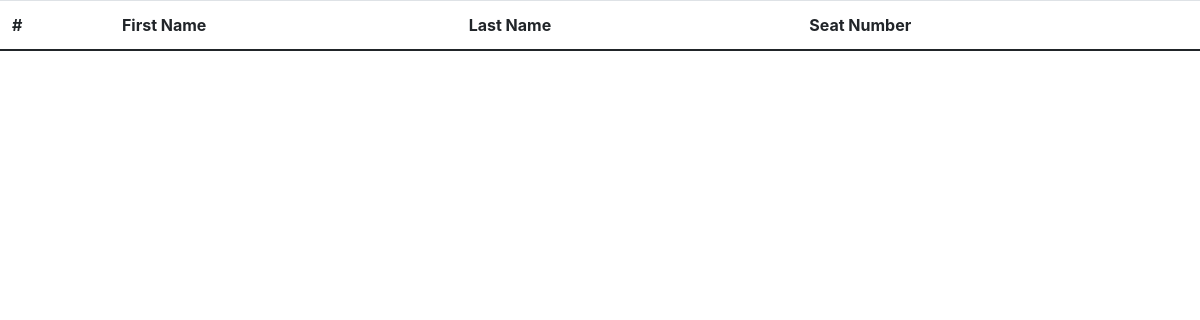
The page /ticket/list on the database as committed earlier.
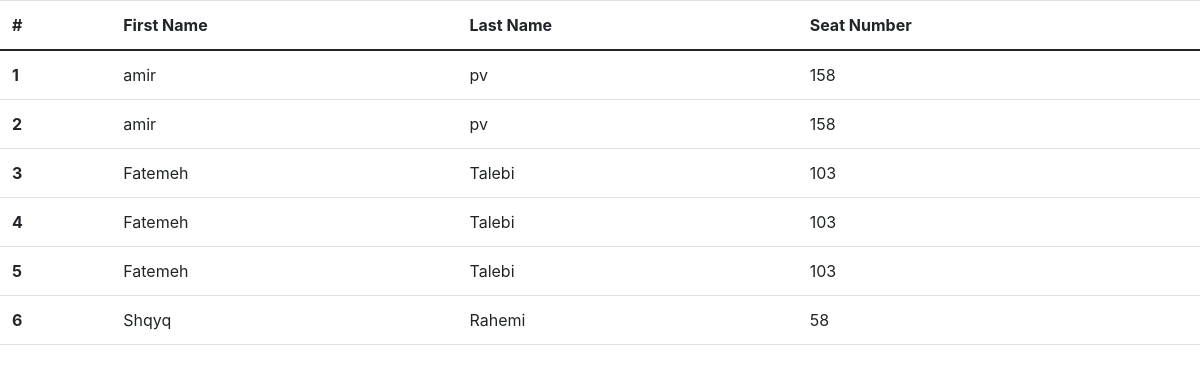
The same page on the database as committed later.
### ticket_app/models.py (models this page shows, shortened)
class Ticket(models.Model):
    fname = models.CharField(max_length=30)
    lname = models.CharField(max_length=50)
    snumber = models.IntegerField(null=True)

### ticket_app/views.py (the view)
# urls.py: path("list", views.ticket_list),
def ticket_list(request):
    tickets = Ticket.objects.all()
    return render(request, "ticket_app/ticket_list.html", context={"tickets": tickets})

### ticket_app/templates/ticket_app/ticket_list.html (shortened to what this page needs)
<!DOCTYPE html>
<html lang="en">
<head>
    <link href="https://cdn.jsdelivr.net/npm/bootstrap@5.0.2/dist/css/bootstrap.min.css" rel="stylesheet">
    <link rel="stylesheet" href="https://stackpath.bootstrapcdn.com/bootstrap/4.3.1/css/bootstrap.min.css">
</head>
<body>
    <table class="table">
        <thead>
          <tr>
            <th scope="col">#</th>
            <th scope="col">First Name</th>
            <th scope="col">Last Name</th>
            <th scope="col">Seat Number</th>
          </tr>
        </thead>
        <tbody>
            {% for ticket in tickets %}
            <tr>
                <th scope="row">{{ forloop.counter }}</th>
                <td>{{ ticket.fname }}</td>
                <td>{{ ticket.lname }}</td>
                <td>{{ ticket.snumber }}</td>
            {% endfor %}
        </tbody>
      </table>
</body>
</html>

Rows that differ between the two databases and show on the page:
added Ticket: fname "amir", lname "pv", snumber "158"
added Ticket: fname "amir", lname "pv", snumber "158"
added Ticket: fname "Fatemeh", lname "Talebi", snumber "103"
added Ticket: fname "Fatemeh", lname "Talebi", snumber "103"
added Ticket: fname "Fatemeh", lname "Talebi", snumber "103"
added Ticket: fname "Shqyq", lname "Rahemi", snumber "58"
